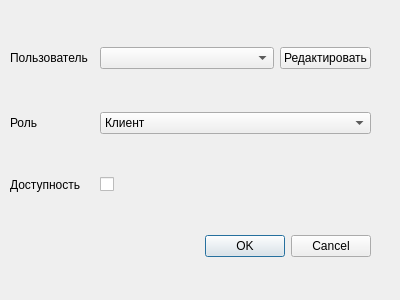
<?xml version="1.0" encoding="UTF-8"?>
<ui version="4.0">
 <class>List_Users</class>
 <widget class="QDialog" name="List_Users">
  <property name="geometry">
   <rect>
    <x>0</x>
    <y>0</y>
    <width>400</width>
    <height>300</height>
   </rect>
  </property>
  <property name="windowTitle">
   <string>Dialog</string>
  </property>
  <widget class="QDialogButtonBox" name="buttonBox">
   <property name="geometry">
    <rect>
     <x>30</x>
     <y>230</y>
     <width>341</width>
     <height>32</height>
    </rect>
   </property>
   <property name="orientation">
    <enum>Qt::Horizontal</enum>
   </property>
   <property name="standardButtons">
    <set>QDialogButtonBox::Cancel|QDialogButtonBox::Ok</set>
   </property>
  </widget>
  <widget class="QWidget" name="gridLayoutWidget">
   <property name="geometry">
    <rect>
     <x>10</x>
     <y>10</y>
     <width>361</width>
     <height>221</height>
    </rect>
   </property>
   <layout class="QGridLayout" name="gridLayout">
    <item row="0" column="0">
     <widget class="QLabel" name="label">
      <property name="text">
       <string>Пользователь</string>
      </property>
     </widget>
    </item>
    <item row="1" column="0">
     <widget class="QLabel" name="label_2">
      <property name="text">
       <string>Роль</string>
      </property>
     </widget>
    </item>
    <item row="2" column="0">
     <widget class="QLabel" name="label_3">
      <property name="text">
       <string>Доступность</string>
      </property>
     </widget>
    </item>
    <item row="2" column="1">
     <widget class="QCheckBox" name="checkBox">
      <property name="text">
       <string/>
      </property>
     </widget>
    </item>
    <item row="0" column="1" colspan="2">
     <widget class="QComboBox" name="comboBox"/>
    </item>
    <item row="0" column="3">
     <widget class="QPushButton" name="pushButton">
      <property name="text">
       <string>Редактировать</string>
      </property>
     </widget>
    </item>
    <item row="1" column="1" colspan="3">
     <widget class="QComboBox" name="comboBox_2">
      <item>
       <property name="text">
        <string>Клиент</string>
       </property>
      </item>
      <item>
       <property name="text">
        <string>Сотрудник</string>
       </property>
      </item>
      <item>
       <property name="text">
        <string>Администратор</string>
       </property>
      </item>
     </widget>
    </item>
   </layout>
  </widget>
 </widget>
 <resources/>
 <connections>
  <connection>
   <sender>buttonBox</sender>
   <signal>accepted()</signal>
   <receiver>List_Users</receiver>
   <slot>accept()</slot>
   <hints>
    <hint type="sourcelabel">
     <x>248</x>
     <y>254</y>
    </hint>
    <hint type="destinationlabel">
     <x>157</x>
     <y>274</y>
    </hint>
   </hints>
  </connection>
  <connection>
   <sender>buttonBox</sender>
   <signal>rejected()</signal>
   <receiver>List_Users</receiver>
   <slot>reject()</slot>
   <hints>
    <hint type="sourcelabel">
     <x>316</x>
     <y>260</y>
    </hint>
    <hint type="destinationlabel">
     <x>286</x>
     <y>274</y>
    </hint>
   </hints>
  </connection>
  <connection>
   <sender>comboBox</sender>
   <signal>currentIndexChanged(int)</signal>
   <receiver>List_Users</receiver>
   <slot>changeUser(int)</slot>
   <hints>
    <hint type="sourcelabel">
     <x>251</x>
     <y>58</y>
    </hint>
    <hint type="destinationlabel">
     <x>199</x>
     <y>149</y>
    </hint>
   </hints>
  </connection>
  <connection>
   <sender>pushButton</sender>
   <signal>clicked()</signal>
   <receiver>List_Users</receiver>
   <slot>editUser()</slot>
   <hints>
    <hint type="sourcelabel">
     <x>326</x>
     <y>58</y>
    </hint>
    <hint type="destinationlabel">
     <x>199</x>
     <y>149</y>
    </hint>
   </hints>
  </connection>
 </connections>
 <slots>
  <slot>changeUser(int)</slot>
  <slot>editUser()</slot>
 </slots>
</ui>
